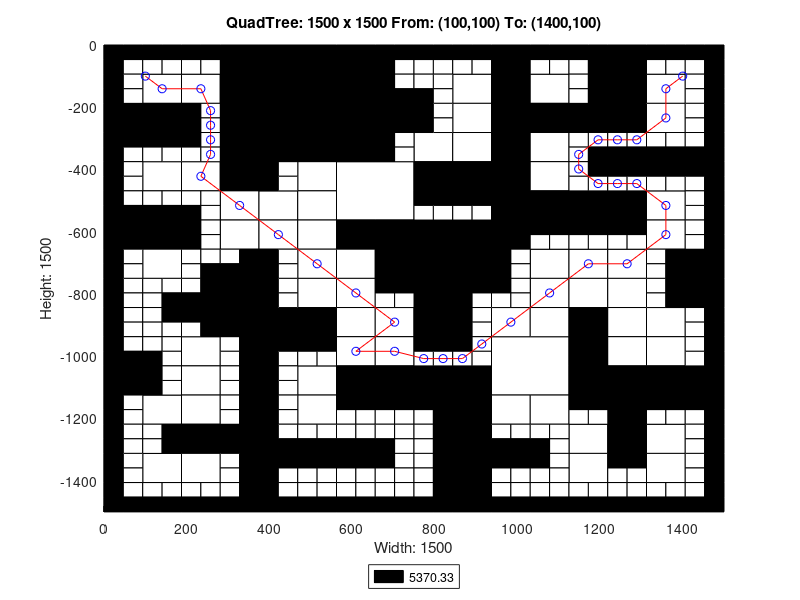

This chart was generated by the following MATLAB code:
axis([0 1500 -1500 0]);
title('QuadTree: 1500 x 1500 From: (100,100) To: (1400,100)');
xlabel('Width: 1500');
ylabel('Height: 1500');
rectangle('Position',[375 -187.5 187.5 187.5], 'FaceColor',[0 0 0]);
rectangle('Position',[375 -375 187.5 187.5], 'FaceColor',[0 0 0]);
rectangle('Position',[562.5 -562.5 187.5 187.5], 'FaceColor',[1 1 1]);
rectangle('Position',[750 -750 187.5 187.5], 'FaceColor',[0 0 0]);
rectangle('Position',[937.5 -1125 187.5 187.5], 'FaceColor',[1 1 1]);
rectangle('Position',[93.75 -187.5 93.75 93.75], 'FaceColor',[1 1 1]);
rectangle('Position',[281.25 -93.75 93.75 93.75], 'FaceColor',[0 0 0]);
rectangle('Position',[187.5 -187.5 93.75 93.75], 'FaceColor',[1 1 1]);
rectangle('Position',[281.25 -187.5 93.75 93.75], 'FaceColor',[0 0 0]);
rectangle('Position',[0 -281.25 93.75 93.75], 'FaceColor',[0 0 0]);
rectangle('Position',[93.75 -281.25 93.75 93.75], 'FaceColor',[0 0 0]);
rectangle('Position',[281.25 -281.25 93.75 93.75], 'FaceColor',[0 0 0]);
rectangle('Position',[281.25 -375 93.75 93.75], 'FaceColor',[0 0 0]);
rectangle('Position',[562.5 -93.75 93.75 93.75], 'FaceColor',[0 0 0]);
rectangle('Position',[562.5 -187.5 93.75 93.75], 'FaceColor',[0 0 0]);
rectangle('Position',[562.5 -281.25 93.75 93.75], 'FaceColor',[0 0 0]);
rectangle('Position',[656.25 -281.25 93.75 93.75], 'FaceColor',[0 0 0]);
rectangle('Position',[562.5 -375 93.75 93.75], 'FaceColor',[0 0 0]);
rectangle('Position',[93.75 -468.75 93.75 93.75], 'FaceColor',[1 1 1]);
rectangle('Position',[187.5 -468.75 93.75 93.75], 'FaceColor',[1 1 1]);
rectangle('Position',[281.25 -468.75 93.75 93.75], 'FaceColor',[0 0 0]);
rectangle('Position',[281.25 -562.5 93.75 93.75], 'FaceColor',[1 1 1]);
rectangle('Position',[0 -656.25 93.75 93.75], 'FaceColor',[0 0 0]);
rectangle('Position',[93.75 -656.25 93.75 93.75], 'FaceColor',[0 0 0]);
rectangle('Position',[93.75 -750 93.75 93.75], 'FaceColor',[1 1 1]);
rectangle('Position',[281.25 -656.25 93.75 93.75], 'FaceColor',[1 1 1]);
rectangle('Position',[468.75 -468.75 93.75 93.75], 'FaceColor',[1 1 1]);
rectangle('Position',[375 -562.5 93.75 93.75], 'FaceColor',[1 1 1]);
rectangle('Position',[468.75 -562.5 93.75 93.75], 'FaceColor',[1 1 1]);
rectangle('Position',[375 -656.25 93.75 93.75], 'FaceColor',[1 1 1]);
rectangle('Position',[468.75 -656.25 93.75 93.75], 'FaceColor',[1 1 1]);
rectangle('Position',[468.75 -750 93.75 93.75], 'FaceColor',[1 1 1]);
rectangle('Position',[562.5 -656.25 93.75 93.75], 'FaceColor',[0 0 0]);
rectangle('Position',[656.25 -656.25 93.75 93.75], 'FaceColor',[0 0 0]);
rectangle('Position',[562.5 -750 93.75 93.75], 'FaceColor',[1 1 1]);
rectangle('Position',[656.25 -750 93.75 93.75], 'FaceColor',[0 0 0]);
rectangle('Position',[843.75 -187.5 93.75 93.75], 'FaceColor',[1 1 1]);
rectangle('Position',[937.5 -93.75 93.75 93.75], 'FaceColor',[0 0 0]);
rectangle('Position',[937.5 -187.5 93.75 93.75], 'FaceColor',[0 0 0]);
rectangle('Position',[1031.25 -187.5 93.75 93.75], 'FaceColor',[1 1 1]);
rectangle('Position',[843.75 -281.25 93.75 93.75], 'FaceColor',[1 1 1]);
rectangle('Position',[750 -375 93.75 93.75], 'FaceColor',[1 1 1]);
rectangle('Position',[843.75 -375 93.75 93.75], 'FaceColor',[1 1 1]);
rectangle('Position',[937.5 -281.25 93.75 93.75], 'FaceColor',[0 0 0]);
rectangle('Position',[1031.25 -281.25 93.75 93.75], 'FaceColor',[0 0 0]);
rectangle('Position',[937.5 -375 93.75 93.75], 'FaceColor',[0 0 0]);
rectangle('Position',[1031.25 -375 93.75 93.75], 'FaceColor',[1 1 1]);
rectangle('Position',[1218.75 -93.75 93.75 93.75], 'FaceColor',[0 0 0]);
rectangle('Position',[1218.75 -187.5 93.75 93.75], 'FaceColor',[0 0 0]);
rectangle('Position',[1312.5 -187.5 93.75 93.75], 'FaceColor',[1 1 1]);
rectangle('Position',[1125 -281.25 93.75 93.75], 'FaceColor',[0 0 0]);
rectangle('Position',[1218.75 -281.25 93.75 93.75], 'FaceColor',[0 0 0]);
rectangle('Position',[1312.5 -281.25 93.75 93.75], 'FaceColor',[1 1 1]);
rectangle('Position',[750 -468.75 93.75 93.75], 'FaceColor',[0 0 0]);
rectangle('Position',[843.75 -468.75 93.75 93.75], 'FaceColor',[0 0 0]);
rectangle('Position',[937.5 -468.75 93.75 93.75], 'FaceColor',[0 0 0]);
rectangle('Position',[1031.25 -468.75 93.75 93.75], 'FaceColor',[1 1 1]);
rectangle('Position',[937.5 -562.5 93.75 93.75], 'FaceColor',[0 0 0]);
rectangle('Position',[1031.25 -562.5 93.75 93.75], 'FaceColor',[0 0 0]);
rectangle('Position',[937.5 -656.25 93.75 93.75], 'FaceColor',[0 0 0]);
rectangle('Position',[1031.25 -750 93.75 93.75], 'FaceColor',[1 1 1]);
rectangle('Position',[1125 -562.5 93.75 93.75], 'FaceColor',[0 0 0]);
rectangle('Position',[1218.75 -562.5 93.75 93.75], 'FaceColor',[0 0 0]);
rectangle('Position',[1312.5 -562.5 93.75 93.75], 'FaceColor',[1 1 1]);
rectangle('Position',[1125 -750 93.75 93.75], 'FaceColor',[1 1 1]);
rectangle('Position',[1218.75 -750 93.75 93.75], 'FaceColor',[1 1 1]);
rectangle('Position',[1312.5 -656.25 93.75 93.75], 'FaceColor',[1 1 1]);
rectangle('Position',[1406.25 -750 93.75 93.75], 'FaceColor',[0 0 0]);
rectangle('Position',[281.25 -843.75 93.75 93.75], 'FaceColor',[0 0 0]);
rectangle('Position',[281.25 -937.5 93.75 93.75], 'FaceColor',[0 0 0]);
rectangle('Position',[0 -1125 93.75 93.75], 'FaceColor',[0 0 0]);
rectangle('Position',[187.5 -1031.25 93.75 93.75], 'FaceColor',[1 1 1]);
rectangle('Position',[187.5 -1125 93.75 93.75], 'FaceColor',[1 1 1]);
rectangle('Position',[468.75 -843.75 93.75 93.75], 'FaceColor',[1 1 1]);
rectangle('Position',[375 -937.5 93.75 93.75], 'FaceColor',[0 0 0]);
rectangle('Position',[468.75 -937.5 93.75 93.75], 'FaceColor',[0 0 0]);
rectangle('Position',[562.5 -843.75 93.75 93.75], 'FaceColor',[1 1 1]);
rectangle('Position',[562.5 -937.5 93.75 93.75], 'FaceColor',[1 1 1]);
rectangle('Position',[656.25 -937.5 93.75 93.75], 'FaceColor',[1 1 1]);
rectangle('Position',[468.75 -1125 93.75 93.75], 'FaceColor',[1 1 1]);
rectangle('Position',[562.5 -1031.25 93.75 93.75], 'FaceColor',[1 1 1]);
rectangle('Position',[656.25 -1031.25 93.75 93.75], 'FaceColor',[1 1 1]);
rectangle('Position',[562.5 -1125 93.75 93.75], 'FaceColor',[0 0 0]);
rectangle('Position',[656.25 -1125 93.75 93.75], 'FaceColor',[0 0 0]);
rectangle('Position',[93.75 -1218.75 93.75 93.75], 'FaceColor',[1 1 1]);
rectangle('Position',[187.5 -1218.75 93.75 93.75], 'FaceColor',[1 1 1]);
rectangle('Position',[187.5 -1312.5 93.75 93.75], 'FaceColor',[0 0 0]);
rectangle('Position',[281.25 -1312.5 93.75 93.75], 'FaceColor',[0 0 0]);
rectangle('Position',[93.75 -1406.25 93.75 93.75], 'FaceColor',[1 1 1]);
rectangle('Position',[187.5 -1406.25 93.75 93.75], 'FaceColor',[1 1 1]);
rectangle('Position',[468.75 -1218.75 93.75 93.75], 'FaceColor',[1 1 1]);
rectangle('Position',[750 -843.75 93.75 93.75], 'FaceColor',[0 0 0]);
rectangle('Position',[750 -937.5 93.75 93.75], 'FaceColor',[0 0 0]);
rectangle('Position',[1031.25 -843.75 93.75 93.75], 'FaceColor',[1 1 1]);
rectangle('Position',[937.5 -937.5 93.75 93.75], 'FaceColor',[1 1 1]);
rectangle('Position',[1031.25 -937.5 93.75 93.75], 'FaceColor',[1 1 1]);
rectangle('Position',[750 -1125 93.75 93.75], 'FaceColor',[0 0 0]);
rectangle('Position',[843.75 -1125 93.75 93.75], 'FaceColor',[0 0 0]);
rectangle('Position',[1125 -843.75 93.75 93.75], 'FaceColor',[1 1 1]);
rectangle('Position',[1218.75 -843.75 93.75 93.75], 'FaceColor',[1 1 1]);
rectangle('Position',[1125 -937.5 93.75 93.75], 'FaceColor',[0 0 0]);
rectangle('Position',[1218.75 -937.5 93.75 93.75], 'FaceColor',[1 1 1]);
rectangle('Position',[1406.25 -843.75 93.75 93.75], 'FaceColor',[0 0 0]);
rectangle('Position',[1312.5 -937.5 93.75 93.75], 'FaceColor',[1 1 1]);
rectangle('Position',[1125 -1031.25 93.75 93.75], 'FaceColor',[0 0 0]);
rectangle('Position',[1218.75 -1031.25 93.75 93.75], 'FaceColor',[1 1 1]);
rectangle('Position',[1125 -1125 93.75 93.75], 'FaceColor',[0 0 0]);
rectangle('Position',[1218.75 -1125 93.75 93.75], 'FaceColor',[0 0 0]);
rectangle('Position',[1312.5 -1031.25 93.75 93.75], 'FaceColor',[1 1 1]);
rectangle('Position',[1312.5 -1125 93.75 93.75], 'FaceColor',[0 0 0]);
rectangle('Position',[1406.25 -1125 93.75 93.75], 'FaceColor',[0 0 0]);
rectangle('Position',[843.75 -1218.75 93.75 93.75], 'FaceColor',[0 0 0]);
rectangle('Position',[843.75 -1312.5 93.75 93.75], 'FaceColor',[0 0 0]);
rectangle('Position',[937.5 -1218.75 93.75 93.75], 'FaceColor',[1 1 1]);
rectangle('Position',[1031.25 -1218.75 93.75 93.75], 'FaceColor',[1 1 1]);
rectangle('Position',[843.75 -1406.25 93.75 93.75], 'FaceColor',[0 0 0]);
rectangle('Position',[843.75 -1500 93.75 93.75], 'FaceColor',[0 0 0]);
rectangle('Position',[1218.75 -1218.75 93.75 93.75], 'FaceColor',[0 0 0]);
rectangle('Position',[1125 -1312.5 93.75 93.75], 'FaceColor',[1 1 1]);
rectangle('Position',[1218.75 -1312.5 93.75 93.75], 'FaceColor',[0 0 0]);
rectangle('Position',[1312.5 -1312.5 93.75 93.75], 'FaceColor',[1 1 1]);
rectangle('Position',[1125 -1406.25 93.75 93.75], 'FaceColor',[1 1 1]);
rectangle('Position',[1312.5 -1406.25 93.75 93.75], 'FaceColor',[1 1 1]);
rectangle('Position',[0 -46.875 46.875 46.875], 'FaceColor',[0 0 0]);
rectangle('Position',[46.875 -46.875 46.875 46.875], 'FaceColor',[0 0 0]);
rectangle('Position',[0 -93.75 46.875 46.875], 'FaceColor',[0 0 0]);
rectangle('Position',[46.875 -93.75 46.875 46.875], 'FaceColor',[1 1 1]);
rectangle('Position',[93.75 -46.875 46.875 46.875], 'FaceColor',[0 0 0]);
rectangle('Position',[140.625 -46.875 46.875 46.875], 'FaceColor',[0 0 0]);
rectangle('Position',[93.75 -93.75 46.875 46.875], 'FaceColor',[1 1 1]);
rectangle('Position',[140.625 -93.75 46.875 46.875], 'FaceColor',[1 1 1]);
rectangle('Position',[0 -140.625 46.875 46.875], 'FaceColor',[0 0 0]);
rectangle('Position',[46.875 -140.625 46.875 46.875], 'FaceColor',[1 1 1]);
rectangle('Position',[0 -187.5 46.875 46.875], 'FaceColor',[0 0 0]);
rectangle('Position',[46.875 -187.5 46.875 46.875], 'FaceColor',[1 1 1]);
rectangle('Position',[187.5 -46.875 46.875 46.875], 'FaceColor',[0 0 0]);
rectangle('Position',[234.375 -46.875 46.875 46.875], 'FaceColor',[0 0 0]);
rectangle('Position',[187.5 -93.75 46.875 46.875], 'FaceColor',[1 1 1]);
rectangle('Position',[234.375 -93.75 46.875 46.875], 'FaceColor',[1 1 1]);
rectangle('Position',[0 -328.125 46.875 46.875], 'FaceColor',[0 0 0]);
rectangle('Position',[46.875 -328.125 46.875 46.875], 'FaceColor',[0 0 0]);
rectangle('Position',[0 -375 46.875 46.875], 'FaceColor',[0 0 0]);
rectangle('Position',[46.875 -375 46.875 46.875], 'FaceColor',[1 1 1]);
rectangle('Position',[93.75 -328.125 46.875 46.875], 'FaceColor',[0 0 0]);
rectangle('Position',[140.625 -328.125 46.875 46.875], 'FaceColor',[0 0 0]);
rectangle('Position',[93.75 -375 46.875 46.875], 'FaceColor',[1 1 1]);
rectangle('Position',[140.625 -375 46.875 46.875], 'FaceColor',[1 1 1]);
rectangle('Position',[187.5 -234.375 46.875 46.875], 'FaceColor',[0 0 0]);
rectangle('Position',[234.375 -234.375 46.875 46.875], 'FaceColor',[1 1 1]);
rectangle('Position',[187.5 -281.25 46.875 46.875], 'FaceColor',[0 0 0]);
rectangle('Position',[234.375 -281.25 46.875 46.875], 'FaceColor',[1 1 1]);
rectangle('Position',[187.5 -328.125 46.875 46.875], 'FaceColor',[0 0 0]);
rectangle('Position',[234.375 -328.125 46.875 46.875], 'FaceColor',[1 1 1]);
rectangle('Position',[187.5 -375 46.875 46.875], 'FaceColor',[1 1 1]);
rectangle('Position',[234.375 -375 46.875 46.875], 'FaceColor',[1 1 1]);
rectangle('Position',[656.25 -46.875 46.875 46.875], 'FaceColor',[0 0 0]);
rectangle('Position',[703.125 -46.875 46.875 46.875], 'FaceColor',[0 0 0]);
rectangle('Position',[656.25 -93.75 46.875 46.875], 'FaceColor',[0 0 0]);
rectangle('Position',[703.125 -93.75 46.875 46.875], 'FaceColor',[1 1 1]);
rectangle('Position',[656.25 -140.625 46.875 46.875], 'FaceColor',[0 0 0]);
rectangle('Position',[703.125 -140.625 46.875 46.875], 'FaceColor',[1 1 1]);
rectangle('Position',[656.25 -187.5 46.875 46.875], 'FaceColor',[0 0 0]);
rectangle('Position',[703.125 -187.5 46.875 46.875], 'FaceColor',[0 0 0]);
rectangle('Position',[656.25 -328.125 46.875 46.875], 'FaceColor',[0 0 0]);
rectangle('Position',[703.125 -328.125 46.875 46.875], 'FaceColor',[1 1 1]);
rectangle('Position',[656.25 -375 46.875 46.875], 'FaceColor',[0 0 0]);
rectangle('Position',[703.125 -375 46.875 46.875], 'FaceColor',[1 1 1]);
rectangle('Position',[0 -421.875 46.875 46.875], 'FaceColor',[0 0 0]);
rectangle('Position',[46.875 -421.875 46.875 46.875], 'FaceColor',[1 1 1]);
rectangle('Position',[0 -468.75 46.875 46.875], 'FaceColor',[0 0 0]);
rectangle('Position',[46.875 -468.75 46.875 46.875], 'FaceColor',[1 1 1]);
rectangle('Position',[0 -515.625 46.875 46.875], 'FaceColor',[0 0 0]);
rectangle('Position',[46.875 -515.625 46.875 46.875], 'FaceColor',[1 1 1]);
rectangle('Position',[0 -562.5 46.875 46.875], 'FaceColor',[0 0 0]);
rectangle('Position',[46.875 -562.5 46.875 46.875], 'FaceColor',[0 0 0]);
rectangle('Position',[93.75 -515.625 46.875 46.875], 'FaceColor',[1 1 1]);
rectangle('Position',[140.625 -515.625 46.875 46.875], 'FaceColor',[1 1 1]);
rectangle('Position',[93.75 -562.5 46.875 46.875], 'FaceColor',[0 0 0]);
rectangle('Position',[140.625 -562.5 46.875 46.875], 'FaceColor',[0 0 0]);
rectangle('Position',[187.5 -515.625 46.875 46.875], 'FaceColor',[1 1 1]);
rectangle('Position',[234.375 -515.625 46.875 46.875], 'FaceColor',[1 1 1]);
rectangle('Position',[187.5 -562.5 46.875 46.875], 'FaceColor',[0 0 0]);
rectangle('Position',[234.375 -562.5 46.875 46.875], 'FaceColor',[1 1 1]);
rectangle('Position',[0 -703.125 46.875 46.875], 'FaceColor',[0 0 0]);
rectangle('Position',[46.875 -703.125 46.875 46.875], 'FaceColor',[1 1 1]);
rectangle('Position',[0 -750 46.875 46.875], 'FaceColor',[0 0 0]);
rectangle('Position',[46.875 -750 46.875 46.875], 'FaceColor',[1 1 1]);
rectangle('Position',[187.5 -609.375 46.875 46.875], 'FaceColor',[0 0 0]);
rectangle('Position',[234.375 -609.375 46.875 46.875], 'FaceColor',[1 1 1]);
rectangle('Position',[187.5 -656.25 46.875 46.875], 'FaceColor',[0 0 0]);
rectangle('Position',[234.375 -656.25 46.875 46.875], 'FaceColor',[1 1 1]);
rectangle('Position',[187.5 -703.125 46.875 46.875], 'FaceColor',[1 1 1]);
rectangle('Position',[234.375 -703.125 46.875 46.875], 'FaceColor',[1 1 1]);
rectangle('Position',[187.5 -750 46.875 46.875], 'FaceColor',[1 1 1]);
rectangle('Position',[234.375 -750 46.875 46.875], 'FaceColor',[0 0 0]);
rectangle('Position',[281.25 -703.125 46.875 46.875], 'FaceColor',[1 1 1]);
rectangle('Position',[328.125 -703.125 46.875 46.875], 'FaceColor',[0 0 0]);
rectangle('Position',[281.25 -750 46.875 46.875], 'FaceColor',[0 0 0]);
rectangle('Position',[328.125 -750 46.875 46.875], 'FaceColor',[0 0 0]);
rectangle('Position',[375 -421.875 46.875 46.875], 'FaceColor',[0 0 0]);
rectangle('Position',[421.875 -421.875 46.875 46.875], 'FaceColor',[1 1 1]);
rectangle('Position',[375 -468.75 46.875 46.875], 'FaceColor',[0 0 0]);
rectangle('Position',[421.875 -468.75 46.875 46.875], 'FaceColor',[1 1 1]);
rectangle('Position',[375 -703.125 46.875 46.875], 'FaceColor',[0 0 0]);
rectangle('Position',[421.875 -703.125 46.875 46.875], 'FaceColor',[1 1 1]);
rectangle('Position',[375 -750 46.875 46.875], 'FaceColor',[0 0 0]);
rectangle('Position',[421.875 -750 46.875 46.875], 'FaceColor',[1 1 1]);
rectangle('Position',[750 -46.875 46.875 46.875], 'FaceColor',[0 0 0]);
rectangle('Position',[796.875 -46.875 46.875 46.875], 'FaceColor',[0 0 0]);
rectangle('Position',[750 -93.75 46.875 46.875], 'FaceColor',[1 1 1]);
rectangle('Position',[796.875 -93.75 46.875 46.875], 'FaceColor',[1 1 1]);
rectangle('Position',[843.75 -46.875 46.875 46.875], 'FaceColor',[0 0 0]);
rectangle('Position',[890.625 -46.875 46.875 46.875], 'FaceColor',[0 0 0]);
rectangle('Position',[843.75 -93.75 46.875 46.875], 'FaceColor',[1 1 1]);
rectangle('Position',[890.625 -93.75 46.875 46.875], 'FaceColor',[1 1 1]);
rectangle('Position',[750 -140.625 46.875 46.875], 'FaceColor',[1 1 1]);
rectangle('Position',[796.875 -140.625 46.875 46.875], 'FaceColor',[1 1 1]);
rectangle('Position',[750 -187.5 46.875 46.875], 'FaceColor',[0 0 0]);
rectangle('Position',[796.875 -187.5 46.875 46.875], 'FaceColor',[1 1 1]);
rectangle('Position',[1031.25 -46.875 46.875 46.875], 'FaceColor',[0 0 0]);
rectangle('Position',[1078.12 -46.875 46.875 46.875], 'FaceColor',[0 0 0]);
rectangle('Position',[1031.25 -93.75 46.875 46.875], 'FaceColor',[1 1 1]);
rectangle('Position',[1078.12 -93.75 46.875 46.875], 'FaceColor',[1 1 1]);
rectangle('Position',[750 -234.375 46.875 46.875], 'FaceColor',[0 0 0]);
rectangle('Position',[796.875 -234.375 46.875 46.875], 'FaceColor',[1 1 1]);
rectangle('Position',[750 -281.25 46.875 46.875], 'FaceColor',[0 0 0]);
rectangle('Position',[796.875 -281.25 46.875 46.875], 'FaceColor',[1 1 1]);
rectangle('Position',[1125 -46.875 46.875 46.875], 'FaceColor',[0 0 0]);
rectangle('Position',[1171.88 -46.875 46.875 46.875], 'FaceColor',[0 0 0]);
rectangle('Position',[1125 -93.75 46.875 46.875], 'FaceColor',[1 1 1]);
rectangle('Position',[1171.88 -93.75 46.875 46.875], 'FaceColor',[0 0 0]);
rectangle('Position',[1125 -140.625 46.875 46.875], 'FaceColor',[1 1 1]);
rectangle('Position',[1171.88 -140.625 46.875 46.875], 'FaceColor',[0 0 0]);
rectangle('Position',[1125 -187.5 46.875 46.875], 'FaceColor',[1 1 1]);
rectangle('Position',[1171.88 -187.5 46.875 46.875], 'FaceColor',[0 0 0]);
rectangle('Position',[1312.5 -46.875 46.875 46.875], 'FaceColor',[0 0 0]);
rectangle('Position',[1359.38 -46.875 46.875 46.875], 'FaceColor',[0 0 0]);
rectangle('Position',[1312.5 -93.75 46.875 46.875], 'FaceColor',[1 1 1]);
rectangle('Position',[1359.38 -93.75 46.875 46.875], 'FaceColor',[1 1 1]);
rectangle('Position',[1406.25 -46.875 46.875 46.875], 'FaceColor',[0 0 0]);
rectangle('Position',[1453.12 -46.875 46.875 46.875], 'FaceColor',[0 0 0]);
rectangle('Position',[1406.25 -93.75 46.875 46.875], 'FaceColor',[1 1 1]);
rectangle('Position',[1453.12 -93.75 46.875 46.875], 'FaceColor',[0 0 0]);
rectangle('Position',[1406.25 -140.625 46.875 46.875], 'FaceColor',[1 1 1]);
rectangle('Position',[1453.12 -140.625 46.875 46.875], 'FaceColor',[0 0 0]);
rectangle('Position',[1406.25 -187.5 46.875 46.875], 'FaceColor',[1 1 1]);
rectangle('Position',[1453.12 -187.5 46.875 46.875], 'FaceColor',[0 0 0]);
rectangle('Position',[1125 -328.125 46.875 46.875], 'FaceColor',[1 1 1]);
rectangle('Position',[1171.88 -328.125 46.875 46.875], 'FaceColor',[1 1 1]);
rectangle('Position',[1125 -375 46.875 46.875], 'FaceColor',[1 1 1]);
rectangle('Position',[1171.88 -375 46.875 46.875], 'FaceColor',[0 0 0]);
rectangle('Position',[1218.75 -328.125 46.875 46.875], 'FaceColor',[1 1 1]);
rectangle('Position',[1265.62 -328.125 46.875 46.875], 'FaceColor',[1 1 1]);
rectangle('Position',[1218.75 -375 46.875 46.875], 'FaceColor',[0 0 0]);
rectangle('Position',[1265.62 -375 46.875 46.875], 'FaceColor',[0 0 0]);
rectangle('Position',[1406.25 -234.375 46.875 46.875], 'FaceColor',[1 1 1]);
rectangle('Position',[1453.12 -234.375 46.875 46.875], 'FaceColor',[0 0 0]);
rectangle('Position',[1406.25 -281.25 46.875 46.875], 'FaceColor',[1 1 1]);
rectangle('Position',[1453.12 -281.25 46.875 46.875], 'FaceColor',[0 0 0]);
rectangle('Position',[1312.5 -328.125 46.875 46.875], 'FaceColor',[1 1 1]);
rectangle('Position',[1359.38 -328.125 46.875 46.875], 'FaceColor',[1 1 1]);
rectangle('Position',[1312.5 -375 46.875 46.875], 'FaceColor',[0 0 0]);
rectangle('Position',[1359.38 -375 46.875 46.875], 'FaceColor',[0 0 0]);
rectangle('Position',[1406.25 -328.125 46.875 46.875], 'FaceColor',[1 1 1]);
rectangle('Position',[1453.12 -328.125 46.875 46.875], 'FaceColor',[0 0 0]);
rectangle('Position',[1406.25 -375 46.875 46.875], 'FaceColor',[0 0 0]);
rectangle('Position',[1453.12 -375 46.875 46.875], 'FaceColor',[0 0 0]);
rectangle('Position',[750 -515.625 46.875 46.875], 'FaceColor',[0 0 0]);
rectangle('Position',[796.875 -515.625 46.875 46.875], 'FaceColor',[0 0 0]);
rectangle('Position',[750 -562.5 46.875 46.875], 'FaceColor',[1 1 1]);
rectangle('Position',[796.875 -562.5 46.875 46.875], 'FaceColor',[1 1 1]);
rectangle('Position',[843.75 -515.625 46.875 46.875], 'FaceColor',[0 0 0]);
rectangle('Position',[890.625 -515.625 46.875 46.875], 'FaceColor',[0 0 0]);
rectangle('Position',[843.75 -562.5 46.875 46.875], 'FaceColor',[1 1 1]);
rectangle('Position',[890.625 -562.5 46.875 46.875], 'FaceColor',[1 1 1]);
rectangle('Position',[1031.25 -609.375 46.875 46.875], 'FaceColor',[0 0 0]);
rectangle('Position',[1078.12 -609.375 46.875 46.875], 'FaceColor',[0 0 0]);
rectangle('Position',[1031.25 -656.25 46.875 46.875], 'FaceColor',[1 1 1]);
rectangle('Position',[1078.12 -656.25 46.875 46.875], 'FaceColor',[1 1 1]);
rectangle('Position',[937.5 -703.125 46.875 46.875], 'FaceColor',[0 0 0]);
rectangle('Position',[984.375 -703.125 46.875 46.875], 'FaceColor',[1 1 1]);
rectangle('Position',[937.5 -750 46.875 46.875], 'FaceColor',[0 0 0]);
rectangle('Position',[984.375 -750 46.875 46.875], 'FaceColor',[1 1 1]);
rectangle('Position',[1125 -421.875 46.875 46.875], 'FaceColor',[1 1 1]);
rectangle('Position',[1171.88 -421.875 46.875 46.875], 'FaceColor',[0 0 0]);
rectangle('Position',[1125 -468.75 46.875 46.875], 'FaceColor',[1 1 1]);
rectangle('Position',[1171.88 -468.75 46.875 46.875], 'FaceColor',[1 1 1]);
rectangle('Position',[1218.75 -421.875 46.875 46.875], 'FaceColor',[0 0 0]);
rectangle('Position',[1265.62 -421.875 46.875 46.875], 'FaceColor',[0 0 0]);
rectangle('Position',[1218.75 -468.75 46.875 46.875], 'FaceColor',[1 1 1]);
rectangle('Position',[1265.62 -468.75 46.875 46.875], 'FaceColor',[1 1 1]);
rectangle('Position',[1312.5 -421.875 46.875 46.875], 'FaceColor',[0 0 0]);
rectangle('Position',[1359.38 -421.875 46.875 46.875], 'FaceColor',[0 0 0]);
rectangle('Position',[1312.5 -468.75 46.875 46.875], 'FaceColor',[1 1 1]);
rectangle('Position',[1359.38 -468.75 46.875 46.875], 'FaceColor',[1 1 1]);
rectangle('Position',[1406.25 -421.875 46.875 46.875], 'FaceColor',[0 0 0]);
rectangle('Position',[1453.12 -421.875 46.875 46.875], 'FaceColor',[0 0 0]);
rectangle('Position',[1406.25 -468.75 46.875 46.875], 'FaceColor',[1 1 1]);
rectangle('Position',[1453.12 -468.75 46.875 46.875], 'FaceColor',[0 0 0]);
rectangle('Position',[1406.25 -515.625 46.875 46.875], 'FaceColor',[1 1 1]);
rectangle('Position',[1453.12 -515.625 46.875 46.875], 'FaceColor',[0 0 0]);
rectangle('Position',[1406.25 -562.5 46.875 46.875], 'FaceColor',[1 1 1]);
rectangle('Position',[1453.12 -562.5 46.875 46.875], 'FaceColor',[0 0 0]);
rectangle('Position',[1125 -609.375 46.875 46.875], 'FaceColor',[0 0 0]);
rectangle('Position',[1171.88 -609.375 46.875 46.875], 'FaceColor',[0 0 0]);
rectangle('Position',[1125 -656.25 46.875 46.875], 'FaceColor',[1 1 1]);
rectangle('Position',[1171.88 -656.25 46.875 46.875], 'FaceColor',[1 1 1]);
rectangle('Position',[1218.75 -609.375 46.875 46.875], 'FaceColor',[0 0 0]);
rectangle('Position',[1265.62 -609.375 46.875 46.875], 'FaceColor',[0 0 0]);
rectangle('Position',[1218.75 -656.25 46.875 46.875], 'FaceColor',[1 1 1]);
rectangle('Position',[1265.62 -656.25 46.875 46.875], 'FaceColor',[1 1 1]);
rectangle('Position',[1406.25 -609.375 46.875 46.875], 'FaceColor',[1 1 1]);
rectangle('Position',[1453.12 -609.375 46.875 46.875], 'FaceColor',[0 0 0]);
rectangle('Position',[1406.25 -656.25 46.875 46.875], 'FaceColor',[1 1 1]);
rectangle('Position',[1453.12 -656.25 46.875 46.875], 'FaceColor',[0 0 0]);
rectangle('Position',[1312.5 -703.125 46.875 46.875], 'FaceColor',[1 1 1]);
rectangle('Position',[1359.38 -703.125 46.875 46.875], 'FaceColor',[0 0 0]);
rectangle('Position',[1312.5 -750 46.875 46.875], 'FaceColor',[1 1 1]);
rectangle('Position',[1359.38 -750 46.875 46.875], 'FaceColor',[0 0 0]);
rectangle('Position',[0 -796.875 46.875 46.875], 'FaceColor',[0 0 0]);
rectangle('Position',[46.875 -796.875 46.875 46.875], 'FaceColor',[1 1 1]);
rectangle('Position',[0 -843.75 46.875 46.875], 'FaceColor',[0 0 0]);
rectangle('Position',[46.875 -843.75 46.875 46.875], 'FaceColor',[1 1 1]);
rectangle('Position',[93.75 -796.875 46.875 46.875], 'FaceColor',[1 1 1]);
rectangle('Position',[140.625 -796.875 46.875 46.875], 'FaceColor',[1 1 1]);
rectangle('Position',[93.75 -843.75 46.875 46.875], 'FaceColor',[1 1 1]);
rectangle('Position',[140.625 -843.75 46.875 46.875], 'FaceColor',[0 0 0]);
rectangle('Position',[0 -890.625 46.875 46.875], 'FaceColor',[0 0 0]);
rectangle('Position',[46.875 -890.625 46.875 46.875], 'FaceColor',[1 1 1]);
rectangle('Position',[0 -937.5 46.875 46.875], 'FaceColor',[0 0 0]);
rectangle('Position',[46.875 -937.5 46.875 46.875], 'FaceColor',[1 1 1]);
rectangle('Position',[93.75 -890.625 46.875 46.875], 'FaceColor',[1 1 1]);
rectangle('Position',[140.625 -890.625 46.875 46.875], 'FaceColor',[0 0 0]);
rectangle('Position',[93.75 -937.5 46.875 46.875], 'FaceColor',[1 1 1]);
rectangle('Position',[140.625 -937.5 46.875 46.875], 'FaceColor',[1 1 1]);
rectangle('Position',[187.5 -796.875 46.875 46.875], 'FaceColor',[1 1 1]);
rectangle('Position',[234.375 -796.875 46.875 46.875], 'FaceColor',[0 0 0]);
rectangle('Position',[187.5 -843.75 46.875 46.875], 'FaceColor',[0 0 0]);
rectangle('Position',[234.375 -843.75 46.875 46.875], 'FaceColor',[0 0 0]);
rectangle('Position',[187.5 -890.625 46.875 46.875], 'FaceColor',[0 0 0]);
rectangle('Position',[234.375 -890.625 46.875 46.875], 'FaceColor',[0 0 0]);
rectangle('Position',[187.5 -937.5 46.875 46.875], 'FaceColor',[1 1 1]);
rectangle('Position',[234.375 -937.5 46.875 46.875], 'FaceColor',[0 0 0]);
rectangle('Position',[0 -984.375 46.875 46.875], 'FaceColor',[0 0 0]);
rectangle('Position',[46.875 -984.375 46.875 46.875], 'FaceColor',[1 1 1]);
rectangle('Position',[0 -1031.25 46.875 46.875], 'FaceColor',[0 0 0]);
rectangle('Position',[46.875 -1031.25 46.875 46.875], 'FaceColor',[0 0 0]);
rectangle('Position',[93.75 -984.375 46.875 46.875], 'FaceColor',[1 1 1]);
rectangle('Position',[140.625 -984.375 46.875 46.875], 'FaceColor',[1 1 1]);
rectangle('Position',[93.75 -1031.25 46.875 46.875], 'FaceColor',[0 0 0]);
rectangle('Position',[140.625 -1031.25 46.875 46.875], 'FaceColor',[1 1 1]);
rectangle('Position',[93.75 -1078.12 46.875 46.875], 'FaceColor',[0 0 0]);
rectangle('Position',[140.625 -1078.12 46.875 46.875], 'FaceColor',[1 1 1]);
rectangle('Position',[93.75 -1125 46.875 46.875], 'FaceColor',[0 0 0]);
rectangle('Position',[140.625 -1125 46.875 46.875], 'FaceColor',[1 1 1]);
rectangle('Position',[281.25 -984.375 46.875 46.875], 'FaceColor',[1 1 1]);
rectangle('Position',[328.125 -984.375 46.875 46.875], 'FaceColor',[0 0 0]);
rectangle('Position',[281.25 -1031.25 46.875 46.875], 'FaceColor',[1 1 1]);
rectangle('Position',[328.125 -1031.25 46.875 46.875], 'FaceColor',[0 0 0]);
rectangle('Position',[281.25 -1078.12 46.875 46.875], 'FaceColor',[1 1 1]);
rectangle('Position',[328.125 -1078.12 46.875 46.875], 'FaceColor',[0 0 0]);
rectangle('Position',[281.25 -1125 46.875 46.875], 'FaceColor',[1 1 1]);
rectangle('Position',[328.125 -1125 46.875 46.875], 'FaceColor',[0 0 0]);
rectangle('Position',[375 -796.875 46.875 46.875], 'FaceColor',[0 0 0]);
rectangle('Position',[421.875 -796.875 46.875 46.875], 'FaceColor',[1 1 1]);
rectangle('Position',[375 -843.75 46.875 46.875], 'FaceColor',[0 0 0]);
rectangle('Position',[421.875 -843.75 46.875 46.875], 'FaceColor',[1 1 1]);
rectangle('Position',[656.25 -796.875 46.875 46.875], 'FaceColor',[0 0 0]);
rectangle('Position',[703.125 -796.875 46.875 46.875], 'FaceColor',[0 0 0]);
rectangle('Position',[656.25 -843.75 46.875 46.875], 'FaceColor',[1 1 1]);
rectangle('Position',[703.125 -843.75 46.875 46.875], 'FaceColor',[1 1 1]);
rectangle('Position',[375 -984.375 46.875 46.875], 'FaceColor',[0 0 0]);
rectangle('Position',[421.875 -984.375 46.875 46.875], 'FaceColor',[0 0 0]);
rectangle('Position',[375 -1031.25 46.875 46.875], 'FaceColor',[0 0 0]);
rectangle('Position',[421.875 -1031.25 46.875 46.875], 'FaceColor',[1 1 1]);
rectangle('Position',[468.75 -984.375 46.875 46.875], 'FaceColor',[0 0 0]);
rectangle('Position',[515.625 -984.375 46.875 46.875], 'FaceColor',[0 0 0]);
rectangle('Position',[468.75 -1031.25 46.875 46.875], 'FaceColor',[1 1 1]);
rectangle('Position',[515.625 -1031.25 46.875 46.875], 'FaceColor',[1 1 1]);
rectangle('Position',[375 -1078.12 46.875 46.875], 'FaceColor',[0 0 0]);
rectangle('Position',[421.875 -1078.12 46.875 46.875], 'FaceColor',[1 1 1]);
rectangle('Position',[375 -1125 46.875 46.875], 'FaceColor',[0 0 0]);
rectangle('Position',[421.875 -1125 46.875 46.875], 'FaceColor',[1 1 1]);
rectangle('Position',[0 -1171.88 46.875 46.875], 'FaceColor',[0 0 0]);
rectangle('Position',[46.875 -1171.88 46.875 46.875], 'FaceColor',[1 1 1]);
rectangle('Position',[0 -1218.75 46.875 46.875], 'FaceColor',[0 0 0]);
rectangle('Position',[46.875 -1218.75 46.875 46.875], 'FaceColor',[1 1 1]);
rectangle('Position',[0 -1265.62 46.875 46.875], 'FaceColor',[0 0 0]);
rectangle('Position',[46.875 -1265.62 46.875 46.875], 'FaceColor',[1 1 1]);
rectangle('Position',[0 -1312.5 46.875 46.875], 'FaceColor',[0 0 0]);
rectangle('Position',[46.875 -1312.5 46.875 46.875], 'FaceColor',[1 1 1]);
rectangle('Position',[93.75 -1265.62 46.875 46.875], 'FaceColor',[1 1 1]);
rectangle('Position',[140.625 -1265.62 46.875 46.875], 'FaceColor',[0 0 0]);
rectangle('Position',[93.75 -1312.5 46.875 46.875], 'FaceColor',[1 1 1]);
rectangle('Position',[140.625 -1312.5 46.875 46.875], 'FaceColor',[0 0 0]);
rectangle('Position',[281.25 -1171.88 46.875 46.875], 'FaceColor',[1 1 1]);
rectangle('Position',[328.125 -1171.88 46.875 46.875], 'FaceColor',[0 0 0]);
rectangle('Position',[281.25 -1218.75 46.875 46.875], 'FaceColor',[1 1 1]);
rectangle('Position',[328.125 -1218.75 46.875 46.875], 'FaceColor',[0 0 0]);
rectangle('Position',[0 -1359.38 46.875 46.875], 'FaceColor',[0 0 0]);
rectangle('Position',[46.875 -1359.38 46.875 46.875], 'FaceColor',[1 1 1]);
rectangle('Position',[0 -1406.25 46.875 46.875], 'FaceColor',[0 0 0]);
rectangle('Position',[46.875 -1406.25 46.875 46.875], 'FaceColor',[1 1 1]);
rectangle('Position',[0 -1453.12 46.875 46.875], 'FaceColor',[0 0 0]);
rectangle('Position',[46.875 -1453.12 46.875 46.875], 'FaceColor',[1 1 1]);
rectangle('Position',[0 -1500 46.875 46.875], 'FaceColor',[0 0 0]);
rectangle('Position',[46.875 -1500 46.875 46.875], 'FaceColor',[0 0 0]);
rectangle('Position',[93.75 -1453.12 46.875 46.875], 'FaceColor',[1 1 1]);
rectangle('Position',[140.625 -1453.12 46.875 46.875], 'FaceColor',[1 1 1]);
rectangle('Position',[93.75 -1500 46.875 46.875], 'FaceColor',[0 0 0]);
rectangle('Position',[140.625 -1500 46.875 46.875], 'FaceColor',[0 0 0]);
rectangle('Position',[281.25 -1359.38 46.875 46.875], 'FaceColor',[1 1 1]);
rectangle('Position',[328.125 -1359.38 46.875 46.875], 'FaceColor',[0 0 0]);
rectangle('Position',[281.25 -1406.25 46.875 46.875], 'FaceColor',[1 1 1]);
rectangle('Position',[328.125 -1406.25 46.875 46.875], 'FaceColor',[0 0 0]);
rectangle('Position',[187.5 -1453.12 46.875 46.875], 'FaceColor',[1 1 1]);
rectangle('Position',[234.375 -1453.12 46.875 46.875], 'FaceColor',[1 1 1]);
rectangle('Position',[187.5 -1500 46.875 46.875], 'FaceColor',[0 0 0]);
rectangle('Position',[234.375 -1500 46.875 46.875], 'FaceColor',[0 0 0]);
rectangle('Position',[281.25 -1453.12 46.875 46.875], 'FaceColor',[1 1 1]);
rectangle('Position',[328.125 -1453.12 46.875 46.875], 'FaceColor',[0 0 0]);
rectangle('Position',[281.25 -1500 46.875 46.875], 'FaceColor',[0 0 0]);
rectangle('Position',[328.125 -1500 46.875 46.875], 'FaceColor',[0 0 0]);
rectangle('Position',[375 -1171.88 46.875 46.875], 'FaceColor',[0 0 0]);
rectangle('Position',[421.875 -1171.88 46.875 46.875], 'FaceColor',[1 1 1]);
rectangle('Position',[375 -1218.75 46.875 46.875], 'FaceColor',[0 0 0]);
rectangle('Position',[421.875 -1218.75 46.875 46.875], 'FaceColor',[1 1 1]);
rectangle('Position',[375 -1265.62 46.875 46.875], 'FaceColor',[0 0 0]);
rectangle('Position',[421.875 -1265.62 46.875 46.875], 'FaceColor',[1 1 1]);
rectangle('Position',[375 -1312.5 46.875 46.875], 'FaceColor',[0 0 0]);
rectangle('Position',[421.875 -1312.5 46.875 46.875], 'FaceColor',[0 0 0]);
rectangle('Position',[468.75 -1265.62 46.875 46.875], 'FaceColor',[1 1 1]);
rectangle('Position',[515.625 -1265.62 46.875 46.875], 'FaceColor',[1 1 1]);
rectangle('Position',[468.75 -1312.5 46.875 46.875], 'FaceColor',[0 0 0]);
rectangle('Position',[515.625 -1312.5 46.875 46.875], 'FaceColor',[0 0 0]);
rectangle('Position',[562.5 -1171.88 46.875 46.875], 'FaceColor',[0 0 0]);
rectangle('Position',[609.375 -1171.88 46.875 46.875], 'FaceColor',[0 0 0]);
rectangle('Position',[562.5 -1218.75 46.875 46.875], 'FaceColor',[1 1 1]);
rectangle('Position',[609.375 -1218.75 46.875 46.875], 'FaceColor',[1 1 1]);
rectangle('Position',[656.25 -1171.88 46.875 46.875], 'FaceColor',[0 0 0]);
rectangle('Position',[703.125 -1171.88 46.875 46.875], 'FaceColor',[0 0 0]);
rectangle('Position',[656.25 -1218.75 46.875 46.875], 'FaceColor',[1 1 1]);
rectangle('Position',[703.125 -1218.75 46.875 46.875], 'FaceColor',[1 1 1]);
rectangle('Position',[562.5 -1265.62 46.875 46.875], 'FaceColor',[1 1 1]);
rectangle('Position',[609.375 -1265.62 46.875 46.875], 'FaceColor',[1 1 1]);
rectangle('Position',[562.5 -1312.5 46.875 46.875], 'FaceColor',[0 0 0]);
rectangle('Position',[609.375 -1312.5 46.875 46.875], 'FaceColor',[0 0 0]);
rectangle('Position',[656.25 -1265.62 46.875 46.875], 'FaceColor',[1 1 1]);
rectangle('Position',[703.125 -1265.62 46.875 46.875], 'FaceColor',[1 1 1]);
rectangle('Position',[656.25 -1312.5 46.875 46.875], 'FaceColor',[0 0 0]);
rectangle('Position',[703.125 -1312.5 46.875 46.875], 'FaceColor',[1 1 1]);
rectangle('Position',[375 -1359.38 46.875 46.875], 'FaceColor',[0 0 0]);
rectangle('Position',[421.875 -1359.38 46.875 46.875], 'FaceColor',[0 0 0]);
rectangle('Position',[375 -1406.25 46.875 46.875], 'FaceColor',[0 0 0]);
rectangle('Position',[421.875 -1406.25 46.875 46.875], 'FaceColor',[1 1 1]);
rectangle('Position',[468.75 -1359.38 46.875 46.875], 'FaceColor',[0 0 0]);
rectangle('Position',[515.625 -1359.38 46.875 46.875], 'FaceColor',[0 0 0]);
rectangle('Position',[468.75 -1406.25 46.875 46.875], 'FaceColor',[1 1 1]);
rectangle('Position',[515.625 -1406.25 46.875 46.875], 'FaceColor',[1 1 1]);
rectangle('Position',[375 -1453.12 46.875 46.875], 'FaceColor',[0 0 0]);
rectangle('Position',[421.875 -1453.12 46.875 46.875], 'FaceColor',[1 1 1]);
rectangle('Position',[375 -1500 46.875 46.875], 'FaceColor',[0 0 0]);
rectangle('Position',[421.875 -1500 46.875 46.875], 'FaceColor',[0 0 0]);
rectangle('Position',[468.75 -1453.12 46.875 46.875], 'FaceColor',[1 1 1]);
rectangle('Position',[515.625 -1453.12 46.875 46.875], 'FaceColor',[1 1 1]);
rectangle('Position',[468.75 -1500 46.875 46.875], 'FaceColor',[0 0 0]);
rectangle('Position',[515.625 -1500 46.875 46.875], 'FaceColor',[0 0 0]);
rectangle('Position',[562.5 -1359.38 46.875 46.875], 'FaceColor',[0 0 0]);
rectangle('Position',[609.375 -1359.38 46.875 46.875], 'FaceColor',[0 0 0]);
rectangle('Position',[562.5 -1406.25 46.875 46.875], 'FaceColor',[1 1 1]);
rectangle('Position',[609.375 -1406.25 46.875 46.875], 'FaceColor',[1 1 1]);
rectangle('Position',[656.25 -1359.38 46.875 46.875], 'FaceColor',[0 0 0]);
rectangle('Position',[703.125 -1359.38 46.875 46.875], 'FaceColor',[1 1 1]);
rectangle('Position',[656.25 -1406.25 46.875 46.875], 'FaceColor',[1 1 1]);
rectangle('Position',[703.125 -1406.25 46.875 46.875], 'FaceColor',[1 1 1]);
rectangle('Position',[562.5 -1453.12 46.875 46.875], 'FaceColor',[1 1 1]);
rectangle('Position',[609.375 -1453.12 46.875 46.875], 'FaceColor',[1 1 1]);
rectangle('Position',[562.5 -1500 46.875 46.875], 'FaceColor',[0 0 0]);
rectangle('Position',[609.375 -1500 46.875 46.875], 'FaceColor',[0 0 0]);
rectangle('Position',[656.25 -1453.12 46.875 46.875], 'FaceColor',[1 1 1]);
rectangle('Position',[703.125 -1453.12 46.875 46.875], 'FaceColor',[1 1 1]);
rectangle('Position',[656.25 -1500 46.875 46.875], 'FaceColor',[0 0 0]);
rectangle('Position',[703.125 -1500 46.875 46.875], 'FaceColor',[0 0 0]);
rectangle('Position',[843.75 -796.875 46.875 46.875], 'FaceColor',[0 0 0]);
rectangle('Position',[890.625 -796.875 46.875 46.875], 'FaceColor',[0 0 0]);
rectangle('Position',[843.75 -843.75 46.875 46.875], 'FaceColor',[0 0 0]);
rectangle('Position',[890.625 -843.75 46.875 46.875], 'FaceColor',[1 1 1]);
rectangle('Position',[843.75 -890.625 46.875 46.875], 'FaceColor',[0 0 0]);
rectangle('Position',[890.625 -890.625 46.875 46.875], 'FaceColor',[1 1 1]);
rectangle('Position',[843.75 -937.5 46.875 46.875], 'FaceColor',[0 0 0]);
rectangle('Position',[890.625 -937.5 46.875 46.875], 'FaceColor',[1 1 1]);
rectangle('Position',[937.5 -796.875 46.875 46.875], 'FaceColor',[0 0 0]);
rectangle('Position',[984.375 -796.875 46.875 46.875], 'FaceColor',[1 1 1]);
rectangle('Position',[937.5 -843.75 46.875 46.875], 'FaceColor',[1 1 1]);
rectangle('Position',[984.375 -843.75 46.875 46.875], 'FaceColor',[1 1 1]);
rectangle('Position',[750 -984.375 46.875 46.875], 'FaceColor',[0 0 0]);
rectangle('Position',[796.875 -984.375 46.875 46.875], 'FaceColor',[0 0 0]);
rectangle('Position',[750 -1031.25 46.875 46.875], 'FaceColor',[1 1 1]);
rectangle('Position',[796.875 -1031.25 46.875 46.875], 'FaceColor',[1 1 1]);
rectangle('Position',[843.75 -984.375 46.875 46.875], 'FaceColor',[0 0 0]);
rectangle('Position',[890.625 -984.375 46.875 46.875], 'FaceColor',[1 1 1]);
rectangle('Position',[843.75 -1031.25 46.875 46.875], 'FaceColor',[1 1 1]);
rectangle('Position',[890.625 -1031.25 46.875 46.875], 'FaceColor',[1 1 1]);
rectangle('Position',[1312.5 -796.875 46.875 46.875], 'FaceColor',[1 1 1]);
rectangle('Position',[1359.38 -796.875 46.875 46.875], 'FaceColor',[0 0 0]);
rectangle('Position',[1312.5 -843.75 46.875 46.875], 'FaceColor',[1 1 1]);
rectangle('Position',[1359.38 -843.75 46.875 46.875], 'FaceColor',[0 0 0]);
rectangle('Position',[1406.25 -890.625 46.875 46.875], 'FaceColor',[1 1 1]);
rectangle('Position',[1453.12 -890.625 46.875 46.875], 'FaceColor',[0 0 0]);
rectangle('Position',[1406.25 -937.5 46.875 46.875], 'FaceColor',[1 1 1]);
rectangle('Position',[1453.12 -937.5 46.875 46.875], 'FaceColor',[0 0 0]);
rectangle('Position',[1406.25 -984.375 46.875 46.875], 'FaceColor',[1 1 1]);
rectangle('Position',[1453.12 -984.375 46.875 46.875], 'FaceColor',[0 0 0]);
rectangle('Position',[1406.25 -1031.25 46.875 46.875], 'FaceColor',[1 1 1]);
rectangle('Position',[1453.12 -1031.25 46.875 46.875], 'FaceColor',[0 0 0]);
rectangle('Position',[750 -1171.88 46.875 46.875], 'FaceColor',[0 0 0]);
rectangle('Position',[796.875 -1171.88 46.875 46.875], 'FaceColor',[0 0 0]);
rectangle('Position',[750 -1218.75 46.875 46.875], 'FaceColor',[1 1 1]);
rectangle('Position',[796.875 -1218.75 46.875 46.875], 'FaceColor',[0 0 0]);
rectangle('Position',[750 -1265.62 46.875 46.875], 'FaceColor',[1 1 1]);
rectangle('Position',[796.875 -1265.62 46.875 46.875], 'FaceColor',[0 0 0]);
rectangle('Position',[750 -1312.5 46.875 46.875], 'FaceColor',[1 1 1]);
rectangle('Position',[796.875 -1312.5 46.875 46.875], 'FaceColor',[0 0 0]);
rectangle('Position',[937.5 -1265.62 46.875 46.875], 'FaceColor',[1 1 1]);
rectangle('Position',[984.375 -1265.62 46.875 46.875], 'FaceColor',[1 1 1]);
rectangle('Position',[937.5 -1312.5 46.875 46.875], 'FaceColor',[0 0 0]);
rectangle('Position',[984.375 -1312.5 46.875 46.875], 'FaceColor',[0 0 0]);
rectangle('Position',[1031.25 -1265.62 46.875 46.875], 'FaceColor',[1 1 1]);
rectangle('Position',[1078.12 -1265.62 46.875 46.875], 'FaceColor',[1 1 1]);
rectangle('Position',[1031.25 -1312.5 46.875 46.875], 'FaceColor',[0 0 0]);
rectangle('Position',[1078.12 -1312.5 46.875 46.875], 'FaceColor',[1 1 1]);
rectangle('Position',[750 -1359.38 46.875 46.875], 'FaceColor',[1 1 1]);
rectangle('Position',[796.875 -1359.38 46.875 46.875], 'FaceColor',[0 0 0]);
rectangle('Position',[750 -1406.25 46.875 46.875], 'FaceColor',[1 1 1]);
rectangle('Position',[796.875 -1406.25 46.875 46.875], 'FaceColor',[0 0 0]);
rectangle('Position',[750 -1453.12 46.875 46.875], 'FaceColor',[1 1 1]);
rectangle('Position',[796.875 -1453.12 46.875 46.875], 'FaceColor',[0 0 0]);
rectangle('Position',[750 -1500 46.875 46.875], 'FaceColor',[0 0 0]);
rectangle('Position',[796.875 -1500 46.875 46.875], 'FaceColor',[0 0 0]);
rectangle('Position',[937.5 -1359.38 46.875 46.875], 'FaceColor',[0 0 0]);
rectangle('Position',[984.375 -1359.38 46.875 46.875], 'FaceColor',[0 0 0]);
rectangle('Position',[937.5 -1406.25 46.875 46.875], 'FaceColor',[1 1 1]);
rectangle('Position',[984.375 -1406.25 46.875 46.875], 'FaceColor',[1 1 1]);
rectangle('Position',[1031.25 -1359.38 46.875 46.875], 'FaceColor',[0 0 0]);
rectangle('Position',[1078.12 -1359.38 46.875 46.875], 'FaceColor',[1 1 1]);
rectangle('Position',[1031.25 -1406.25 46.875 46.875], 'FaceColor',[1 1 1]);
rectangle('Position',[1078.12 -1406.25 46.875 46.875], 'FaceColor',[1 1 1]);
rectangle('Position',[937.5 -1453.12 46.875 46.875], 'FaceColor',[1 1 1]);
rectangle('Position',[984.375 -1453.12 46.875 46.875], 'FaceColor',[1 1 1]);
rectangle('Position',[937.5 -1500 46.875 46.875], 'FaceColor',[0 0 0]);
rectangle('Position',[984.375 -1500 46.875 46.875], 'FaceColor',[0 0 0]);
rectangle('Position',[1031.25 -1453.12 46.875 46.875], 'FaceColor',[1 1 1]);
rectangle('Position',[1078.12 -1453.12 46.875 46.875], 'FaceColor',[1 1 1]);
rectangle('Position',[1031.25 -1500 46.875 46.875], 'FaceColor',[0 0 0]);
rectangle('Position',[1078.12 -1500 46.875 46.875], 'FaceColor',[0 0 0]);
rectangle('Position',[1125 -1171.88 46.875 46.875], 'FaceColor',[0 0 0]);
rectangle('Position',[1171.88 -1171.88 46.875 46.875], 'FaceColor',[0 0 0]);
rectangle('Position',[1125 -1218.75 46.875 46.875], 'FaceColor',[1 1 1]);
rectangle('Position',[1171.88 -1218.75 46.875 46.875], 'FaceColor',[1 1 1]);
rectangle('Position',[1312.5 -1171.88 46.875 46.875], 'FaceColor',[0 0 0]);
rectangle('Position',[1359.38 -1171.88 46.875 46.875], 'FaceColor',[0 0 0]);
rectangle('Position',[1312.5 -1218.75 46.875 46.875], 'FaceColor',[1 1 1]);
rectangle('Position',[1359.38 -1218.75 46.875 46.875], 'FaceColor',[1 1 1]);
rectangle('Position',[1406.25 -1171.88 46.875 46.875], 'FaceColor',[0 0 0]);
rectangle('Position',[1453.12 -1171.88 46.875 46.875], 'FaceColor',[0 0 0]);
rectangle('Position',[1406.25 -1218.75 46.875 46.875], 'FaceColor',[1 1 1]);
rectangle('Position',[1453.12 -1218.75 46.875 46.875], 'FaceColor',[0 0 0]);
rectangle('Position',[1406.25 -1265.62 46.875 46.875], 'FaceColor',[1 1 1]);
rectangle('Position',[1453.12 -1265.62 46.875 46.875], 'FaceColor',[0 0 0]);
rectangle('Position',[1406.25 -1312.5 46.875 46.875], 'FaceColor',[1 1 1]);
rectangle('Position',[1453.12 -1312.5 46.875 46.875], 'FaceColor',[0 0 0]);
rectangle('Position',[1218.75 -1359.38 46.875 46.875], 'FaceColor',[0 0 0]);
rectangle('Position',[1265.62 -1359.38 46.875 46.875], 'FaceColor',[0 0 0]);
rectangle('Position',[1218.75 -1406.25 46.875 46.875], 'FaceColor',[1 1 1]);
rectangle('Position',[1265.62 -1406.25 46.875 46.875], 'FaceColor',[1 1 1]);
rectangle('Position',[1125 -1453.12 46.875 46.875], 'FaceColor',[1 1 1]);
rectangle('Position',[1171.88 -1453.12 46.875 46.875], 'FaceColor',[1 1 1]);
rectangle('Position',[1125 -1500 46.875 46.875], 'FaceColor',[0 0 0]);
rectangle('Position',[1171.88 -1500 46.875 46.875], 'FaceColor',[0 0 0]);
rectangle('Position',[1218.75 -1453.12 46.875 46.875], 'FaceColor',[1 1 1]);
rectangle('Position',[1265.62 -1453.12 46.875 46.875], 'FaceColor',[1 1 1]);
rectangle('Position',[1218.75 -1500 46.875 46.875], 'FaceColor',[0 0 0]);
rectangle('Position',[1265.62 -1500 46.875 46.875], 'FaceColor',[0 0 0]);
rectangle('Position',[1406.25 -1359.38 46.875 46.875], 'FaceColor',[1 1 1]);
rectangle('Position',[1453.12 -1359.38 46.875 46.875], 'FaceColor',[0 0 0]);
rectangle('Position',[1406.25 -1406.25 46.875 46.875], 'FaceColor',[1 1 1]);
rectangle('Position',[1453.12 -1406.25 46.875 46.875], 'FaceColor',[0 0 0]);
rectangle('Position',[1312.5 -1453.12 46.875 46.875], 'FaceColor',[1 1 1]);
rectangle('Position',[1359.38 -1453.12 46.875 46.875], 'FaceColor',[1 1 1]);
rectangle('Position',[1312.5 -1500 46.875 46.875], 'FaceColor',[0 0 0]);
rectangle('Position',[1359.38 -1500 46.875 46.875], 'FaceColor',[0 0 0]);
rectangle('Position',[1406.25 -1453.12 46.875 46.875], 'FaceColor',[1 1 1]);
rectangle('Position',[1453.12 -1453.12 46.875 46.875], 'FaceColor',[0 0 0]);
rectangle('Position',[1406.25 -1500 46.875 46.875], 'FaceColor',[0 0 0]);
rectangle('Position',[1453.12 -1500 46.875 46.875], 'FaceColor',[0 0 0]);
X=[1400,1359.38,1359.38,1289.06,1242.19,1195.31,1148.44,1148.44,1195.31,1242.19,1289.06,1359.38,1359.38,1265.62,1171.88,1078.12,984.375,914.062,867.188,820.312,773.438,703.125,609.375,703.125,609.375,515.625,421.875,328.125,234.375,257.812,257.812,257.812,257.812,234.375,140.625,100];
Y=[-100,-140.625,-234.375,-304.688,-304.688,-304.688,-351.562,-398.438,-445.312,-445.312,-445.312,-515.625,-609.375,-703.125,-703.125,-796.875,-890.625,-960.938,-1007.81,-1007.81,-1007.81,-984.375,-984.375,-890.625,-796.875,-703.125,-609.375,-515.625,-421.875,-351.562,-304.688,-257.812,-210.938,-140.625,-140.625,-100];
hold on;
plot(X,Y,'r');
plot(X,Y,'bo');
legend('5370.33','Location','southoutside');
